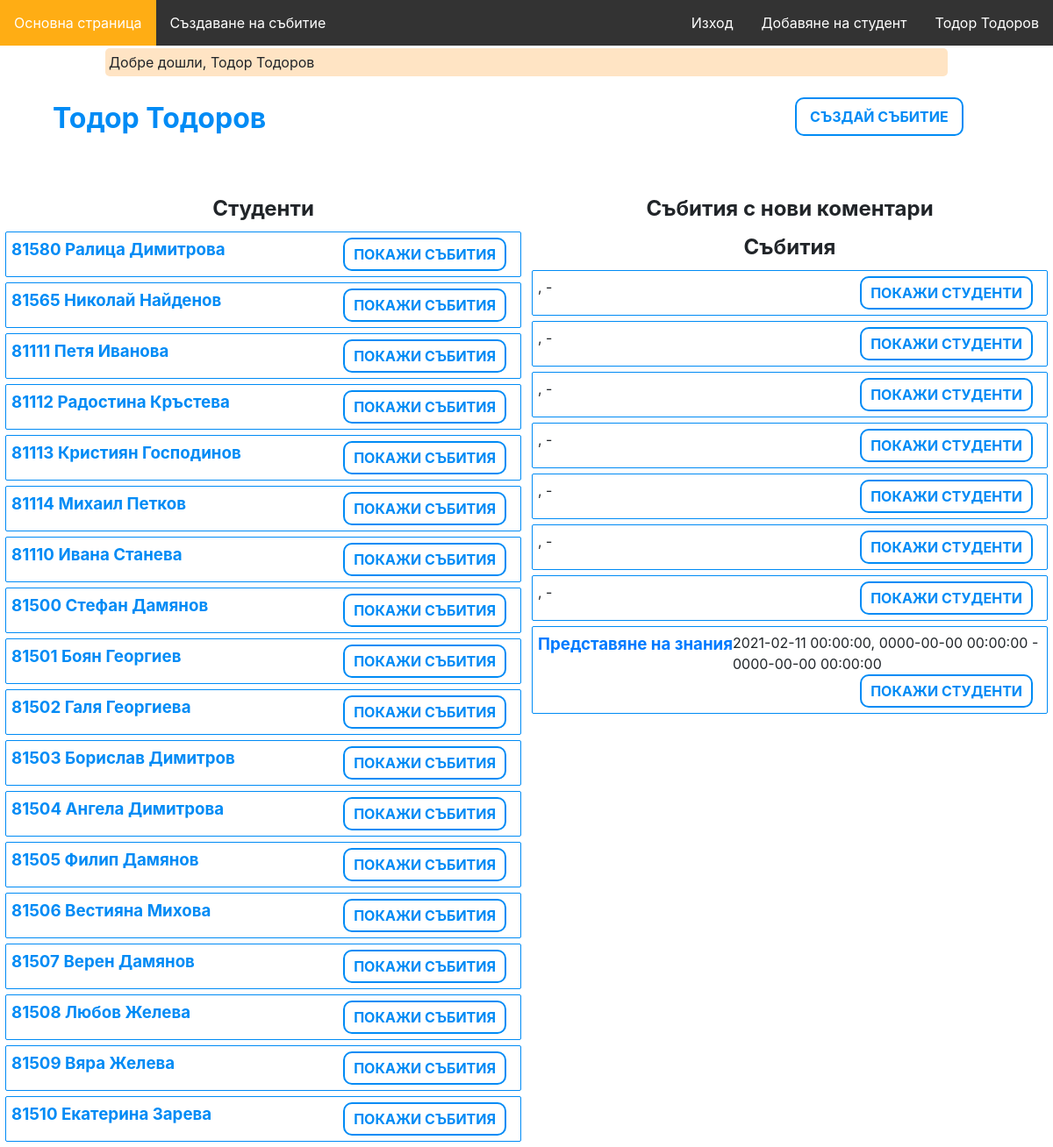
The app's page /dashboard (signed in) with its own data.
### tables this page shows
CREATE TABLE `events` (
  `id` int(10) UNSIGNED NOT NULL,
  `name` varchar(50) NOT NULL,
  `description` text DEFAULT NULL,
  `date` datetime NOT NULL,
  `start` datetime DEFAULT NULL,
  `end` datetime DEFAULT NULL,
  `teacher_id` int(10) UNSIGNED NOT NULL
);

CREATE TABLE `student` (
  `id` int(11) NOT NULL,
  `first_name` varchar(255) NOT NULL,
  `last_name` varchar(255) NOT NULL,
  `faculty_number` int(11) NOT NULL
);

### app/Services/Auth.php (called while the page is built, shortened)
<?php
class Auth
{
    public static function checkTeacher()
    {
        return array_key_exists('teacherId', $_SESSION) && is_numeric($_SESSION['teacherId']) && !self::checkStudent();
    }
    public static function checkStudent()
    {
        return array_key_exists('fn', $_SESSION) && is_numeric($_SESSION['fn']) && !self::checkTeacher();
    }
    public static function check()
    {
        return self::checkTeacher() || self::checkStudent();
    }
}

### app/routes.php (called while the page is built, shortened)
<?php
$router = new Router();
$router->get('/login', 'AuthController@showLogin');
$router->post('/login', 'AuthController@login');
$router->get('/register', 'AuthController@showRegister');
$router->post('/enter-teacher', 'AuthController@register');
$router->get('/logout', 'AuthController@logout');
$router->get('/studentsLogin', 'AuthController@showStudentsLogin');
$router->post('/studentsLogin', 'AuthController@studentsLogin');
$router->get('/event/create', 'EventsController@create');
$router->post('/event', 'EventsController@store');
$router->get('/event/{id}', 'EventsController@show');
$router->post('/event/{id}/import', 'AttendanceController@import');
$router->get('/event/{id}/edit', 'EventsController@edit');
$router->put('/event/{id}', 'EventsController@update');
$router->delete('/event/{id}', 'EventsController@delete');
$router->get('/student/create', 'StudentsController@create');
$router->post('/student', 'StudentsController@store');
$router->get('/attendance', 'AttendanceController@show');
$router->get('/', 'UsersController@showFrontPage');
$router->post('/front_page', 'HomeController@frontPage_method');
$router->get('/dashboard', 'HomeController@showDashboard');

### core/bootstrap.php (called while the page is built, shortened)
<?php
require_once('helpers.php');
$config['database'] = require_once('../config/database.php');
$config['app'] = require_once('../config/app.php');
require_once('../app/routes.php');

### public/index.php (called while the page is built)
<?php
require_once './../core/bootstrap.php';

### core/Database.php (called while the page is built, shortened)
<?php
class Database
{
    private static $instance = null;
    private function __construct()
    {
        $db = config('database');
        $this->connection = new PDO(
            'mysql:host=' . $db['host'] . ';dbname=' . $db['database'],
            $db['user'],
            $db['password'],
            $db['pdo']
        );
        self::$instance = $this;
    }
    public static function getConnection()
    {
        if (self::$instance == null) {
            self::$instance = new self();
        }
        return self::$instance->connection;
    }
}

### config/database.php (called while the page is built)
<?php
return [
    'host' => 'localhost',
    'database' => 'web-technologies',
    'user' => 'root',
    'password' => '',
    'pdo' => [
        \PDO::ATTR_DEFAULT_FETCH_MODE => \PDO::FETCH_ASSOC,
        \PDO::ATTR_ERRMODE => \PDO::ERRMODE_EXCEPTION
    ]
];

### config/app.php (called while the page is built)
<?php
return [
    'url' => 'http://web-technologies.devv',
];

### core/Model.php (called while the page is built, shortened)
<?php
abstract class Model
{
    protected static $table;
    protected $attributes = [];
    public static function getMany($columns)
    {
        $sql = 'SELECT * FROM ' . self::getTableName();
        $sql .=  self::generateWhereSql($columns);
        $stmt = Database::getConnection()->prepare($sql);
        $stmt->execute($columns);
        $results = $stmt->fetchAll();
        if ($results !== false) {
            return array_map(function ($result) {
                $modelClass = get_called_class();
                $model = new $modelClass();
                $model->attributes = $result;
                return $model;
            }, $results);
        }
        return [];
    }
    protected static function generateWhereSql(array $columns)
    {
        $sql = ' WHERE ';
        $colLen = count($columns);
        $i = 0;
        foreach ($columns as $column => $value) {
            $sql .= "$column = :$column";
        }
        $sql .= ';';
        return $sql;
    }
    protected static function getTableName()
    {
        if (isset(get_called_class()::$table)) {
            return get_called_class()::$table;
        }
        throw new \Exception('Unknown table');
    }
    public function __get($name)
    {
        return array_key_exists($name, $this->attributes)
            ? $this->attributes[$name]
            : null;
    }
    public function __set($name, $value)
    {
        $this->attributes[$name] = $value;
    }
}

### app/Models/Event.php (called while the page is built, shortened)
<?php
class Event extends Model
{
    public static function getManyWithAttendance($columns)
    {
        $events = self::getMany($columns);
        return $events;
    }
}

### app/Views/dashboard.php (the view, shortened to what this page needs)
<?php require_once('includes/header.php'); ?>
<link rel="stylesheet" href="/dashboard.css">
<main>
    <div id="header">
        <?php if (\App\Services\Auth::checkTeacher()) : ?>
            <h1 id="name">
                <?= $_SESSION['firstName'] . ' ' . $_SESSION['lastName'] ?>
            </h1>
        <?php endif; ?>
        <div id="buttons">
            <?php if (\App\Services\Auth::checkTeacher()) : ?>
                <a href="/event/create" id="createEventBtn">
                    Създай събитие
                </a>
            <?php endif; ?>
        </div>
        <hr>
    </div>
    <section id="eventsStatistics">
        <?php if (\App\Services\Auth::checkTeacher()) : ?>
            <h2>
                Събития с нови коментари
            </h2>
            <h2>
                Събития
            </h2>
            <ul id="eventsList">
                <?php foreach ($data['eventsWithoutPendingComments'] as $event) : ?>
                    <li class="event">
                        <?php echo $event['date'] . ', ' . $event['start'] . ' - ' . $event['end'] ?>
                        <button class="showStudents" data-show="">Покажи студенти</button>
                    </li>
                <?php endforeach; ?>
                <?php foreach ($data['events'] as $event) :  ?>
                    <li class="event">
                        <h3><a href="/event/<?= $event->id ?>" class="link"><?= $event->name ?></a></h3>
                        <?= $event->date . ', ' . $event->start . ' - ' . $event->end ?>
                        <button class="showStudents" data-show="">Покажи студенти</button>
                    </li>
                <?php endforeach; ?>
            </ul>
        <?php endif; ?>
    </section>
    <section id="studentsStatistics">
        <h2>Студенти</h2>
        <ol id="studentsList">
            <?php foreach ($data['students'] as $student) : ?>
                <li class="student">
                    <h3>
                        <?php
                        echo $student['faculty_number'] . ' ';
                        echo $student['first_name'] . ' ';
                        echo $student['last_name'];
                        ?>
                    </h3>
                    <button class="showEvents" data-show="">Покажи събития</button>
                </li>
            <?php endforeach; ?>
        </ol>
    </section>
</main>
</body>
</html>
<?php require_once('includes/footer.php'); ?>

### core/Router.php (shortened to what this page needs)
<?php
class Router
{
    protected $pathSegments;
    protected $requestPathSegments;
    public function __construct()
    {
        $this->requestPathSegments = explode(
            '/',
            explode('?', $_SERVER['REQUEST_URI'])[0]
        );
    }
    public function get(string $path, string $controller): void
    {
        $this->handleRequest($path, $controller, 'GET');
    }
    public function handleRequest(string $path, string $controller, string $httpMethod): void
    {
        [$controllerName, $method] = explode(self::SEPARATOR, $controller);
        if ($this->pathMatches() && $this->methodMatches($httpMethod)) {
            $controllerClassName = "\App\Controllers\\$controllerName";
            $this->executeWithExceptionHandling($controllerClassName, $method, $path);
        }
    }
    protected function executeWithExceptionHandling($controllerClassName, $method, $path)
    {
        try {
            (new $controllerClassName())->$method(
                ...$this->extractRouteParams($path)
            );
        } catch (NotFoundException $exception) {
            view('core/exceptions/not-found-exception', [
                'exception' => $exception
            ]);
        } catch (PDOException $exception) {
            view('core/exceptions/database-exception', [
                'exception' => $exception
            ]);
        } catch (Exception $exception) {
            view('core/exceptions/general-exception', [
                'exception' => $exception
            ]);
        }
    }
    protected function setPathSegments(string $path): void
    {
        $this->pathSegments = explode('/', $path);
    }
    protected function methodMatches(string $method): bool
    {
        return strtolower($_SERVER['REQUEST_METHOD']) === strtolower($method);
    }
    protected function pathMatches(): bool
    {
        $pathSegmentsCount = count($this->pathSegments);
        if ($pathSegmentsCount !== count($this->requestPathSegments)) {
            return false;
        }
        for ($i = 0; $i < $pathSegmentsCount; $i++) {
            if (
                $this->pathSegments[$i] !== $this->requestPathSegments[$i] &&
                !preg_match(self::PARAM_REGEX, $this->pathSegments[$i])
            ) {
                return false;
            }
        }
        return true;
    }
    protected function extractRouteParams(string $path): array
    {
        $result = [];
        return $result;
    }
}

### app/Controllers/HomeController.php (shortened to what this page needs)
<?php
class HomeController
{
    public function showDashboard()
    {
        if (Auth::checkTeacher()) {
            $eventsWithPendingCommentsQuery = Comment::extractEventsWithPendingComments($_SESSION['teacherId']);
            if (
                $eventsWithPendingCommentsQuery["successfullyExecuted"] == true &&
                $eventsWithPendingCommentsQuery["thereAreEvents"] == true
            ) {
                $eventsWithPendingComments = $eventsWithPendingCommentsQuery['eventsWithPendingComments'];
            } else {
                $eventsWithPendingComments = [];
            }
            $eventsWithoutPendingCommentsQuery = Comment::extractEventsWithoutPendingComments($_SESSION['teacherId']);
            if (
                $eventsWithoutPendingCommentsQuery["successfullyExecuted"] == true &&
                $eventsWithoutPendingCommentsQuery["thereAreEvents"] == true
            ) {
                $eventsWithoutPendingComments = $eventsWithoutPendingCommentsQuery['eventsWithoutPendingComments'];
            } else {
                $eventsWithoutPendingComments = [];
            }
        }
        $events = Auth::checkTeacher()
            ? Event::getManyWithAttendance([
                'teacher_id' => $_SESSION['teacherId'],
            ])
            : [];
        $sql = "SELECT * FROM student";
        $preparedStmt = Database::getConnection()->prepare($sql);
        $preparedStmt->execute();
        $students = $preparedStmt->fetchAll();
        if (Auth::checkTeacher()) {
            view('dashboard', [
                'events' => $events,
                'eventsWithPendingComments' => $eventsWithPendingComments,
                'eventsWithoutPendingComments' => $eventsWithoutPendingComments,
                'students' => $students
            ]);
        }
    }
}

### app/Views/includes/header.php (shortened to what this page needs)
<!DOCTYPE html>
<html lang="en">
<head>
    <link rel="stylesheet" href="/Bootstrap/css/bootstrap-reboot.min.css">
    <link rel="stylesheet" href="/Bootstrap/css/bootstrap-grid.min.css">
    <link rel="stylesheet" href="/navbar.css">
    <link rel="stylesheet" href="/css/app.css">
</head>
<body>
    <ul id="nav_ul">
        <?php if (App\Services\Auth::checkTeacher()) : ?>
            <li class="nav_li1" id="li2"><a href="/dashboard">Основна страница</a></li>
            <li class="nav_li1" id="li3"><a href="/event/create">Създаване на събитие</a></li>
        <?php endif ?>
        <?php if (App\Services\Auth::check()) : ?>
            <?php if (App\Services\Auth::checkTeacher()) : ?>
                <li class="nav_li2" id="li5"><a href="#"><?= $_SESSION['firstName'] . '  ' . $_SESSION['lastName'] ?></a></li>
                <li class="nav_li2" id="li6"><a href="/student/create">Добавяне на студент</a></li>
            <?php else : ?>
                <li class="nav_li2" id="li5"><a href="#"><?= $_SESSION['fn'] ?></a></li>
            <?php endif ?>
            <li class="nav_li2" id="li7"><a href="/logout">Изход</a></li>
        <?php else : ?>
            <li class="nav_li2" id="li5"><a href="/login">Вход</a></li>
            <li class="nav_li2" id="li6"><a href="/register">Регистрация</a></li>
        <?php endif ?>
    </ul>
    <div class="flash-message"><?= sessionFlash('message') ?></div>

### core/helpers.php (shortened to what this page needs)
<?php
function view(string $name, array $data = [])
{
    require_once("./../app/Views/$name.php");
    die;
}
function config($name)
{
    global $config;
    return $config[$name];
}
function sessionFlash($message)
{
    if (array_key_exists($message, $_SESSION)) {
        echo p($_SESSION[$message]);
    }
}
function p($text)
{
    return htmlspecialchars($text);
}

### app/Views/includes/footer.php
</body>
</html>

### public/navbar.css (style rules this page uses)
#nav_ul { list-style-type: none; margin: 0; padding: 0; overflow: hidden; background-color: #333; width: 100%; margin: 0 auto; }
.nav_li1 { display: inline; float: left; }
.nav_li2 { display: inline; float: right; }
.nav_li1 a, .nav_li2 a { display: block; color: white; text-align: center; padding: 14px 16px; text-decoration: none; }

### public/css/app.css (style rules this page uses)
ol, ul { margin: 0; padding: 0; border: 0; font-size: 100%; font: inherit; vertical-align: baseline; }
ol, ul { list-style: none; }
ul { list-style-type: none; width: 100%; }
a { text-decoration: none; }
hr { padding: 0; border: 0; height: 1px; }
.flash-message { width: 80%; border-radius: 5px; background-color: bisque; padding: 4px; margin-top: 3px; margin-bottom: 3px; margin-right: auto; margin-left: auto; }

### public/dashboard.css (style rules this page uses)
#header { margin-left: 5%; margin-right: 5%; margin-top: 2%; margin-bottom: 2%; overflow: hidden; }
#name { display: inline-block; color: rgb(0, 139, 245); }
#buttons { display: flex; float: right; margin-right: 3%; }
#createEventBtn { margin: 0px 10px; padding: 8px 15px; background: white; color: rgb(0, 139, 245); text-transform: uppercase; font-weight: bold; border: 2px solid rgb(0, 139, 245); border-radius: 10px; outline: none; }
#eventsStatistics { display: inline-block; width: 50%; float: right; padding-top: 1%; text-align: center; }
#studentsStatistics { display: inline-block; width: 50%; float: left; padding-top: 1%; text-align: center; }
#eventsStatistics li { margin: 1%; padding: 1%; border: 1px solid rgb(0, 139, 245); border-radius: 2px; text-align: left; }
#studentsStatistics li { margin: 1%; padding: 1%; border: 1px solid rgb(0, 139, 245); border-radius: 2px; text-align: left; }
h3 { color: rgb(0, 139, 245); float: left; display: inline-block; }
.showEvents { float: right; display: inline-block; margin: 0px 10px; padding: 5px 10px; background: white; color: rgb(0, 139, 245); text-transform: uppercase; font-weight: bold; border: 2px solid rgb(0, 139, 245); border-radius: 10px; outline: none; cursor: pointer; }
.showStudents { float: right; display: inline-block; margin: 0px 10px; padding: 5px 10px; background: white; color: rgb(0, 139, 245); text-transform: uppercase; font-weight: bold; border: 2px solid rgb(0, 139, 245); border-radius: 10px; outline: none; cursor: pointer; }
.event { overflow: hidden; }
.student { overflow: hidden; }

### records on screen
events: name "Представяне на знания", date "2021-02-11 00:00:00", start "0000-00-00 00:00:00", end "0000-00-00 00:00:00"
student: faculty_number "81580", first_name "Ралица", last_name "Димитрова"
student: faculty_number "81565", first_name "Николай", last_name "Найденов"
student: faculty_number "81111", first_name "Петя", last_name "Иванова"
student: faculty_number "81112", first_name "Радостина", last_name "Кръстева"
student: faculty_number "81113", first_name "Кристиян", last_name "Господинов"
student: faculty_number "81114", first_name "Михаил", last_name "Петков"
student: faculty_number "81110", first_name "Ивана", last_name "Станева"
student: faculty_number "81500", first_name "Стефан", last_name "Дамянов"
student: faculty_number "81501", first_name "Боян", last_name "Георгиев"
student: faculty_number "81502", first_name "Галя", last_name "Георгиева"
student: faculty_number "81503", first_name "Борислав", last_name "Димитров"
student: faculty_number "81504", first_name "Ангела", last_name "Димитрова"
student: faculty_number "81505", first_name "Филип", last_name "Дамянов"
student: faculty_number "81506", first_name "Вестияна", last_name "Михова"
student: faculty_number "81507", first_name "Верен", last_name "Дамянов"
student: faculty_number "81508", first_name "Любов", last_name "Желева"
student: faculty_number "81509", first_name "Вяра", last_name "Желева"
student: faculty_number "81510", first_name "Екатерина", last_name "Зарева"

### other values on screen
$_SESSION['firstName'] "Тодор"
$_SESSION['lastName'] "Тодоров"
p($_SESSION[$message]) "Добре дошли, Тодор Тодоров"
